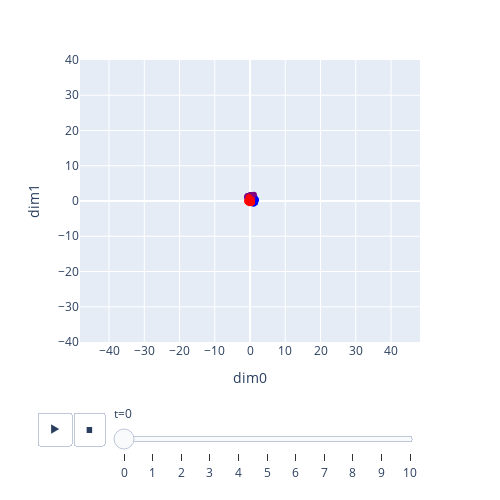

The notebook cell this image was saved under:
### Code cell
fig_2d = vis.visualize_2d(gsc.df)
fig_2d

### Figure 1 — Plotly figure (JSON) as saved in the notebook; plotly's stock layout.template omitted (floating-point values rounded to 4 significant figures; data arrays with more than 128 entries replaced by an {"elided": "..."} marker saying what was removed)
{"data": [{"customdata": {"elided": "300x4 float values"}, "hovertemplate": "t=%{customdata[1]}<br>dim0=%{x}<br>dim1=%{y}<br>id=%{customdata[0]}<br>dim2=%{customdata[2]}<br>label=%{marker.color}<extra></extra>", "legendgroup": "", "marker": {"color": {"elided": "300 int values"}, "coloraxis": "coloraxis", "symbol": "circle"}, "mode": "markers", "name": "", "orientation": "v", "showlegend": false, "type": "scatter", "x": {"elided": "300 float values"}, "xaxis": "x", "y": {"elided": "300 float values"}, "yaxis": "y"}], "layout": {"coloraxis": {"colorbar": {"title": {"text": "label"}}, "colorscale": [[0, "blue"], [1, "red"]], "showscale": false}, "height": 500, "legend": {"tracegroupgap": 0}, "margin": {"t": 60}, "sliders": [{"active": 0, "currentvalue": {"prefix": "t="}, "len": 0.9, "pad": {"b": 10, "t": 60}, "steps": [{"args": [["0"], {"frame": {"duration": 0, "redraw": false}, "fromcurrent": true, "mode": "immediate", "transition": {"duration": 0, "easing": "linear"}}], "label": "0", "method": "animate"}, {"args": [["1"], {"frame": {"duration": 0, "redraw": false}, "fromcurrent": true, "mode": "immediate", "transition": {"duration": 0, "easing": "linear"}}], "label": "1", "method": "animate"}, {"args": [["2"], {"frame": {"duration": 0, "redraw": false}, "fromcurrent": true, "mode": "immediate", "transition": {"duration": 0, "easing": "linear"}}], "label": "2", "method": "animate"}, {"args": [["3"], {"frame": {"duration": 0, "redraw": false}, "fromcurrent": true, "mode": "immediate", "transition": {"duration": 0, "easing": "linear"}}], "label": "3", "method": "animate"}, {"args": [["4"], {"frame": {"duration": 0, "redraw": false}, "fromcurrent": true, "mode": "immediate", "transition": {"duration": 0, "easing": "linear"}}], "label": "4", "method": "animate"}, {"args": [["5"], {"frame": {"duration": 0, "redraw": false}, "fromcurrent": true, "mode": "immediate", "transition": {"duration": 0, "easing": "linear"}}], "label": "5", "method": "animate"}, {"args": [["6"], {"frame": {"duration": 0, "redraw": false}, "fromcurrent": true, "mode": "immediate", "transition": {"duration": 0, "easing": "linear"}}], "label": "6", "method": "animate"}, {"args": [["7"], {"frame": {"duration": 0, "redraw": false}, "fromcurrent": true, "mode": "immediate", "transition": {"duration": 0, "easing": "linear"}}], "label": "7", "method": "animate"}, {"args": [["8"], {"frame": {"duration": 0, "redraw": false}, "fromcurrent": true, "mode": "immediate", "transition": {"duration": 0, "easing": "linear"}}], "label": "8", "method": "animate"}, {"args": [["9"], {"frame": {"duration": 0, "redraw": false}, "fromcurrent": true, "mode": "immediate", "transition": {"duration": 0, "easing": "linear"}}], "label": "9", "method": "animate"}, {"args": [["10"], {"frame": {"duration": 0, "redraw": false}, "fromcurrent": true, "mode": "immediate", "transition": {"duration": 0, "easing": "linear"}}], "label": "10", "method": "animate"}], "x": 0.1, "xanchor": "left", "y": 0, "yanchor": "top"}], "updatemenus": [{"buttons": [{"args": [null, {"frame": {"duration": 500, "redraw": false}, "fromcurrent": true, "mode": "immediate", "transition": {"duration": 500, "easing": "linear"}}], "label": "&#9654;", "method": "animate"}, {"args": [[null], {"frame": {"duration": 0, "redraw": false}, "fromcurrent": true, "mode": "immediate", "transition": {"duration": 0, "easing": "linear"}}], "label": "&#9724;", "method": "animate"}], "direction": "left", "pad": {"r": 10, "t": 70}, "showactive": false, "type": "buttons", "x": 0.1, "xanchor": "right", "y": 0, "yanchor": "top"}], "width": 500, "xaxis": {"anchor": "y", "domain": [0, 1], "dtick": 10, "range": [-47.55, 47.55], "title": {"text": "dim0"}, "type": "linear"}, "yaxis": {"anchor": "x", "domain": [0, 1], "dtick": 10, "range": [-40, 40], "scaleanchor": "x", "title": {"text": "dim1"}, "type": "linear"}}}
